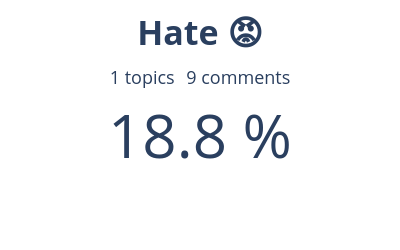

This figure's notebook cell:
### Code cell
# ---------------- HATE ----------------
percentage = (n_hate_comments / n_total_comments) * 100

fig = go.Figure()

fig.add_trace(
    go.Indicator(
        mode="number",
        value=percentage,
        number={
            "suffix": " %",
            "font": {"size": 60}
        },
        title={
            "text": (
                "<span style='font-size:34px'><b>Hate 😡</b></span><br><br>"
                f"<span style='font-size:18px'>{len(hate_topics)} topics</span>&nbsp;&nbsp;&nbsp;"
                f"<span style='font-size:18px'>{n_hate_comments} comments</span>"
            )
        }
    )
)

fig.update_layout(
    height=250,
    width=400,
    margin=dict(l=20, r=20, t=40, b=20),
    paper_bgcolor="white",
)

fig.show()

### Figure 1 — Plotly figure (JSON) as saved in the notebook; plotly's stock layout.template omitted (floating-point values rounded to 4 significant figures)
{"data": [{"mode": "number", "number": {"font": {"size": 60}, "suffix": " %"}, "title": {"text": "<span style='font-size:34px'><b>Hate 😡</b></span><br><br><span style='font-size:18px'>1 topics</span>&nbsp;&nbsp;&nbsp;<span style='font-size:18px'>9 comments</span>"}, "type": "indicator", "value": 18.75}], "layout": {"height": 250, "margin": {"b": 20, "l": 20, "r": 20, "t": 40}, "paper_bgcolor": "white", "width": 400}}
